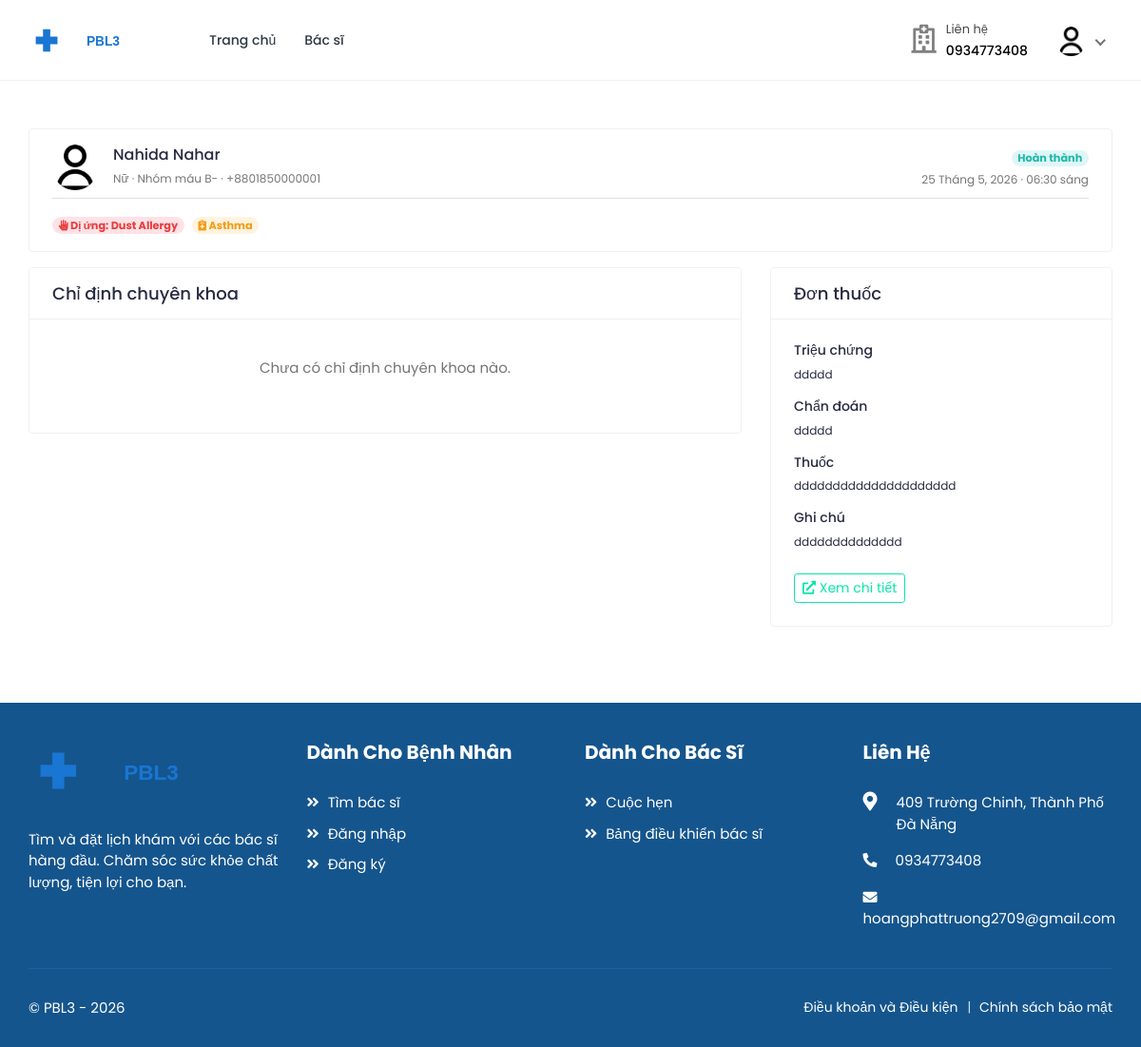
Page /doctors/appointments/1/ (signed in) on the committed database.
### accounts/models.py (models this page shows, shortened)
class  User(AbstractUser):
    class RoleChoices(models.TextChoices):
        DOCTOR = "doctor", "Doctor"
        PATIENT = "patient", "Patient"
        PHARMACIST = "pharmacist", "Pharmacist"
        DEPARTMENT_DOCTOR = "dept_doctor", "Department Doctor"
    username = models.CharField(max_length=30, unique=True)
    role = models.CharField(
        choices=RoleChoices.choices,
        max_length=20,
        default="patient",
        error_messages={"required": "Role must be provided"},
    )
    email = models.EmailField(
        blank=True,
        error_messages={
            "unique": "A user with that email already exists.",
        },
    )
    provider = models.CharField(max_length=32, blank=True, null=True)
    first_name = models.CharField(max_length=150, blank=True)
    last_name = models.CharField(max_length=150, blank=True)
    registration_number = models.IntegerField(null=True, blank=True)
    USERNAME_FIELD = "username"
    REQUIRED_FIELDS = []
    objects = CustomUserManager()
    class Meta:
        verbose_name = "Người dùng"
        verbose_name_plural = "Người dùng"
    def get_full_name(self):
        full_name = "%s %s" % (self.first_name, self.last_name)
        return full_name.strip() or self.username

class Profile(models.Model):
    user = models.OneToOneField(
        User, on_delete=models.CASCADE, related_name="profile"
    )
    avatar = models.ImageField(
        default="defaults/user.png", upload_to=profile_photo_directory_path
    )
    avatar_url = models.URLField(blank=True, null=True)
    phone = models.CharField(max_length=20, blank=True, null=True)
    dob = models.DateField(blank=True, null=True)
    about = models.TextField(blank=True, null=True)
    specialization = models.CharField(max_length=255, blank=True, null=True)
    gender = models.CharField(
        max_length=10,
        choices=[("male", "Nam"), ("female", "Nữ"), ("other", "Khác")],
        blank=True,
    )
    address = models.TextField(blank=True, null=True)
    city = models.CharField(max_length=100, blank=True)
    state = models.CharField(max_length=100, blank=True)
    postal_code = models.CharField(max_length=20, blank=True)
    country = models.CharField(max_length=100, blank=True)
    price_per_consultation = models.DecimalField(
        max_digits=10, decimal_places=2, null=True, blank=True
    )
    is_available = models.BooleanField(default=True)
    blood_group = models.CharField(
        max_length=5,
        choices=[
            ("A+", "A+"),
            ("A-", "A-"),
            ("B+", "B+"),
            ("B-", "B-"),
            ("O+", "O+"),
            ("O-", "O-"),
            ("AB+", "AB+"),
            ("AB-", "AB-"),
        ],
        blank=True,
        null=True,
    )
    allergies = models.TextField(blank=True, null=True)
    medical_conditions = models.TextField(blank=True, null=True)
    department = models.ForeignKey(
        "core.Department",
        on_delete=models.SET_NULL,
        null=True,
        blank=True,
        related_name="profiles",
    )
    class Meta:
        verbose_name = "Hồ sơ"
        verbose_name_plural = "Hồ sơ"
    @property
    def image(self):
        return (
            self.avatar.url
            if self.avatar.storage.exists(self.avatar.name)
            else "{}defaults/user.png".format(settings.MEDIA_URL)
        )

### bookings/models.py (models this page shows, shortened)
class Booking(models.Model):
    doctor = models.ForeignKey(
        settings.AUTH_USER_MODEL,
        on_delete=models.CASCADE,
        related_name="appointments",
        limit_choices_to={"role": "doctor"},
    )
    patient = models.ForeignKey(
        settings.AUTH_USER_MODEL,
        on_delete=models.CASCADE,
        related_name="patient_appointments",
        limit_choices_to={"role": "patient"},
    )
    appointment_date = models.DateField()
    appointment_time = models.TimeField()
    booking_date = models.DateTimeField(auto_now_add=True)
    status = models.CharField(
        max_length=20,
        choices=[
            ("pending", "Pending"),
            ("confirmed", "Confirmed"),
            ("completed", "Completed"),
            ("cancelled", "Cancelled"),
            ("no_show", "No Show"),
        ],
        default="pending",
    )
    class Meta:
        ordering = ["-appointment_date", "-appointment_time"]
        unique_together = ["doctor", "appointment_date", "appointment_time"]
        verbose_name = "Lịch khám"
        verbose_name_plural = "Lịch khám"

class Prescription(models.Model):
    booking = models.OneToOneField(
        "Booking", on_delete=models.CASCADE, related_name="prescription"
    )
    doctor = models.ForeignKey(
        "accounts.User",
        on_delete=models.CASCADE,
        related_name="prescriptions_given",
    )
    patient = models.ForeignKey(
        "accounts.User",
        on_delete=models.CASCADE,
        related_name="prescriptions_received",
    )
    symptoms = models.TextField()
    diagnosis = models.TextField()
    medications = RichTextField()
    notes = models.TextField(blank=True)
    status = models.CharField(
        max_length=20,
        choices=[
            ("pending", "Chờ phát thuốc"),
            ("dispensed", "Đã phát thuốc"),
        ],
        default="pending",
    )
    created_at = models.DateTimeField(auto_now_add=True)
    updated_at = models.DateTimeField(auto_now=True)
    class Meta:
        ordering = ["-created_at"]
        verbose_name = "Đơn thuốc"
        verbose_name_plural = "Đơn thuốc"

### doctors/views.py (the view, shortened to what this page needs)
class AppointmentDetailView(DoctorRequiredMixin, DetailView):
    model = Booking
    template_name = "doctors/appointment-detail.html"
    context_object_name = "appointment"
    def get_context_data(self, **kwargs):
        context = super().get_context_data(**kwargs)
        patient = self.object.patient
        context["patient_history"] = (
            Booking.objects.select_related("doctor", "doctor__profile")
            .filter(
                doctor=self.request.user,
                patient=patient,
                appointment_date__lt=self.object.appointment_date,
            )
            .order_by("-appointment_date", "-appointment_time")
        )
        context["total_visits"] = Booking.objects.filter(
            doctor=self.request.user, patient=patient, status="completed"
        ).count()
        context["departments"] = Department.objects.filter(is_active=True)
        context["referrals"] = self.object.referrals.select_related(
            "department"
        ).order_by("created_at")
        referred_ids = list(context["referrals"].values_list("department_id", flat=True))
        if referred_ids:
            context["available_departments"] = context["departments"].exclude(
                id__in=referred_ids
            )
        else:
            context["available_departments"] = context["departments"]
        referral_statuses = [r.status for r in context["referrals"]]
        context["all_referrals_completed"] = (
            len(referral_statuses) > 0
            and all(s == "completed" for s in referral_statuses)
        )
        return context

### accounts/managers.py (called while the page is built)
    def get(self, *args, **kwargs):
        return super().select_related("profile").get(*args, **kwargs)

### core/templatetags/currency_filters.py (called while the page is built)
@register.filter
def status_label(value):
    if not value:
        return ""
    mapping = {
        'pending': 'Đang chờ',
        'confirmed': 'Đã xác nhận',
        'completed': 'Hoàn thành',
        'cancelled': 'Đã hủy',
        'no_show': 'Vắng mặt',
    }
    return mapping.get(value, str(value).title())

@register.filter
def date_vn(value):
    if not value:
        return ""
    try:
        day = value.day
        month = value.month
        year = value.year
        return f"{day} Tháng {month}, {year}"
    except Exception:
        return value

### mixins/custom_mixins.py (called while the page is built)
    def dispatch(self, request, *args, **kwargs):
        if not request.user.is_authenticated:
            return super().dispatch(request, *args, **kwargs)
        if request.user.role != "doctor":
            return self.handle_no_permission()
        return super().dispatch(request, *args, **kwargs)

### templates/doctors/appointment-detail.html (shortened to what this page needs)
{% extends 'base.html' %}
{% load static %}
{% load currency_filters %}
{% block content %}
<div class="content">
    <div class="container-fluid">
        <div class="card mb-3">
            <div class="card-body py-3">
                <div class="d-flex align-items-center flex-wrap">
                    <img src="{{ appointment.patient.profile.image }}" class="rounded-circle mr-3" width="48" height="48" alt="{{ appointment.patient.get_full_name }}">
                    <div class="mr-auto">
                        <h5 class="mb-1">{{ appointment.patient.get_full_name }}</h5>
                        <span class="text-muted small">
                            {{ appointment.patient.profile.get_gender_display|default:"Chưa xác định" }}
                            {% if appointment.patient.profile.blood_group %} &middot; Nhóm máu {{ appointment.patient.profile.blood_group }}{% endif %}
                            {% if appointment.patient.profile.phone %} &middot; {{ appointment.patient.profile.phone }}{% endif %}
                        </span>
                    </div>
                    <div class="text-right">
                        <span class="badge badge-pill
                            {% if appointment.status == 'confirmed' %}bg-success-light
                            {% elif appointment.status == 'pending' %}bg-warning-light
                            {% elif appointment.status == 'cancelled' %}bg-danger-light
                            {% elif appointment.status == 'completed' %}bg-info-light{% endif %}">
                            {{ appointment.status|status_label }}
                        </span>
                        <div class="text-muted small mt-1">
                            {{ appointment.appointment_date|date_vn }} &middot; {{ appointment.appointment_time|time:"h:i A" }}
                        </div>
                    </div>
                </div>
                <div class="mt-2 pt-2 border-top">
                    {% if appointment.patient.profile.allergies or appointment.patient.profile.medical_conditions %}
                    <div class="mt-2">
                        {% if appointment.patient.profile.allergies %}
                        <span class="badge badge-pill bg-danger-light mr-1">
                            <i class="fas fa-allergies"></i> Dị ứng: {{ appointment.patient.profile.allergies|truncatechars:40 }}
                        </span>
                        {% endif %}
                        {% if appointment.patient.profile.medical_conditions %}
                        <span class="badge badge-pill bg-warning-light">
                            <i class="fas fa-notes-medical"></i> {{ appointment.patient.profile.medical_conditions|truncatechars:40 }}
                        </span>
                        {% endif %}
                    </div>
                    {% endif %}
                </div>
            </div>
        </div>
        <div class="row">
            <div class="col-lg-8">
                {% if appointment.status == 'confirmed' or appointment.status == 'completed' %}
                <div class="card">
                    <div class="card-header d-flex justify-content-between align-items-center">
                        <h4 class="card-title mb-0">Chỉ định chuyên khoa</h4>
                    </div>
                    <div class="card-body">
                        {% if not referrals and appointment.status != 'confirmed' %}
                        <p class="text-muted text-center py-3">Chưa có chỉ định chuyên khoa nào.</p>
                        {% endif %}
                    </div>
                </div>
                {% endif %}
            </div>
            <div class="col-lg-4">
                {% if appointment.prescription %}
                <div class="card">
                    <div class="card-header">
                        <h4 class="card-title mb-0">Đơn thuốc</h4>
                    </div>
                    <div class="card-body">
                        <div class="prescription-info">
                            <h6>Triệu chứng</h6>
                            <p class="small">{{ appointment.prescription.symptoms }}</p>
                            <h6>Chẩn đoán</h6>
                            <p class="small">{{ appointment.prescription.diagnosis }}</p>
                            <h6>Thuốc</h6>
                            <div class="small">{{ appointment.prescription.medications|safe }}</div>
                            {% if appointment.prescription.notes %}
                            <h6>Ghi chú</h6>
                            <p class="small">{{ appointment.prescription.notes }}</p>
                            {% endif %}
                            <a href="{% url 'doctors:prescription-detail' appointment.prescription.pk %}" class="btn btn-sm btn-outline-primary mt-2">
                                <i class="fas fa-external-link-alt"></i> Xem chi tiết
                            </a>
                        </div>
                    </div>
                </div>
                {% endif %}
            </div>
        </div>
    </div>
</div>
{% endblock %}

### templates/includes/navbar.html (shortened to what this page needs)
{% load static %}
<header class="header">
    <nav class="navbar navbar-expand-lg header-nav">
        <div class="navbar-header">
                <a href="{% url 'core:home' %}" class="navbar-brand logo">
                <img src="{% static 'assets/img/logo2.svg' %}" class="img-fluid" alt="Logo PBL3">
            </a>
        </div>
        <div class="main-menu-wrapper">
            <ul class="main-nav">
                <li {% if request.path == '/' %}class="active"{% endif %}>
                    <a href="{% url 'core:home' %}">Trang chủ</a>
                </li>
                <li class="has-submenu{% if request.path == '/doctors/' %} active {% endif %}">
                    <a href="{% url 'doctors:list' %}">Bác sĩ</a>
                </li>
            </ul>
        </div>
        <ul class="nav header-navbar-rht">
            <li class="nav-item contact-item">
                <div class="header-contact-img">
                    <i class="far fa-hospital"></i>
                </div>
                <div class="header-contact-detail">
                    <p class="contact-header">Liên hệ</p>
                    <p class="contact-info-header">0934773408</p>
                </div>
            </li>
            {% if not user.is_authenticated %}
                <li class="nav-item">
                    <a class="nav-link header-login" href="{% url 'accounts:login' %}">Đăng nhập / Đăng ký</a>
                </li>
            {% else %}
                <li class="nav-item dropdown has-arrow logged-item">
                    <a href="#" class="dropdown-toggle nav-link" data-toggle="dropdown">
                        <span class="user-img">
                            <img class="rounded-circle" src="{{ user.profile.image }}" width="31" alt="{{ user.username }}">
                        </span>
                    </a>
                </li>
            {% endif %}
        </ul>
    </nav>
</header>

### rows in the picture
User: profile.image (placeholder picture)
Booking: patient.profile.image (placeholder picture), patient.get_full_name "Nahida Nahar", patient.profile.gender "Nữ", patient.profile.blood_group "B-", patient.profile.phone "+8801850000001", status|status_label "Hoàn thành", appointment_date "25 Tháng 5, 2026", appointment_time "06:30 sáng", patient.profile.allergies "Dust Allergy", patient.profile.medical_conditions "Asthma", prescription.symptoms "ddddd", prescription.diagnosis "ddddd", prescription.medications "ddddddddddddddddddddd", prescription.notes "dddddddddddddd"
